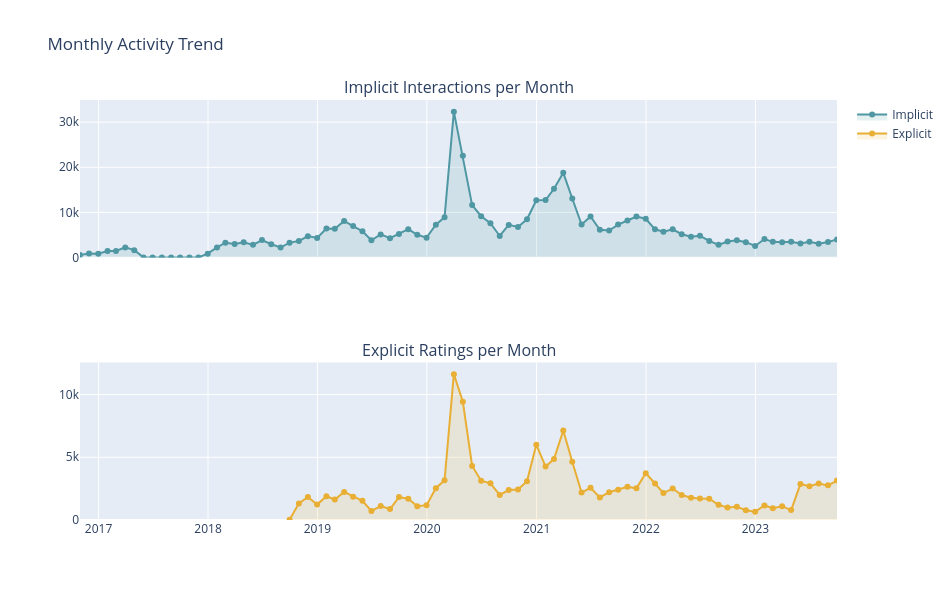

The notebook cell saved with this chart:
### Markdown cell above
## 7. Temporal Trends (Monthly)

Let's see how interactions and ratings fluctuate month by month to spot any platform activity trends.

### Code cell
imp_monthly = (implicit.set_index("created_at")
               .resample("ME")["user_id"].count().reset_index()
               .rename(columns={"created_at": "month", "user_id": "count"}))
exp_monthly = (explicit.set_index("created_at")
               .resample("ME")["user_id"].count().reset_index()
               .rename(columns={"created_at": "month", "user_id": "count"}))

fig = make_subplots(rows=2, cols=1,
    subplot_titles=["Implicit Interactions per Month", "Explicit Ratings per Month"],
    shared_xaxes=True)

fig.add_trace(go.Scatter(
    x=imp_monthly["month"], y=imp_monthly["count"],
    mode="lines+markers", name="Implicit",
    line=dict(color="#4f98a3", width=2),
    fill="tozeroy", fillcolor="rgba(79,152,163,0.15)",
), row=1, col=1)

fig.add_trace(go.Scatter(
    x=exp_monthly["month"], y=exp_monthly["count"],
    mode="lines+markers", name="Explicit",
    line=dict(color="#e8af34", width=2),
    fill="tozeroy", fillcolor="rgba(232,175,52,0.15)",
), row=2, col=1)

fig.update_layout(
    title="Monthly Activity Trend",
    height=600, width=950,
    showlegend=True,
)
fig.show()
